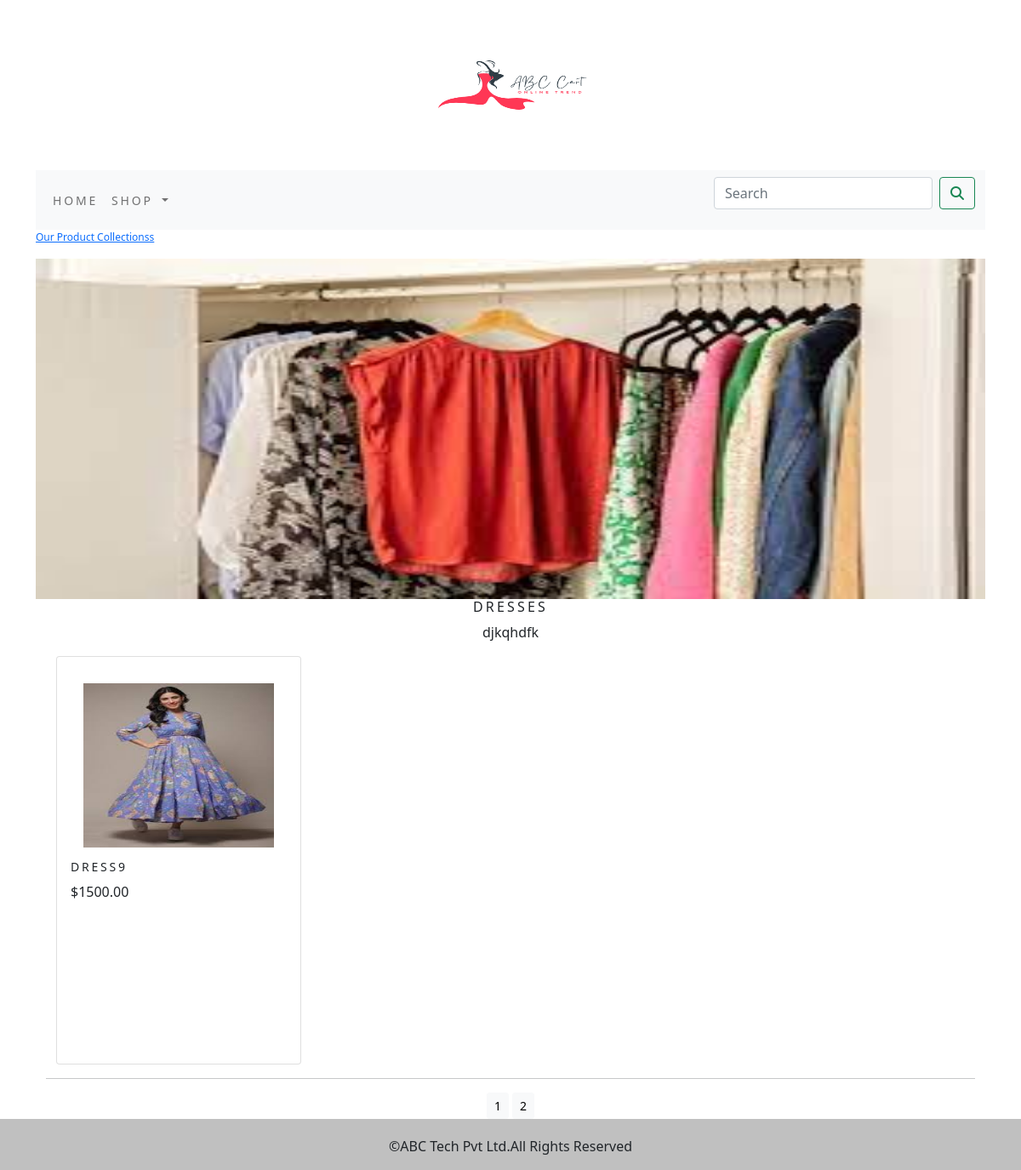
Screenshot of /shop/dresses/?page=2 with the database file from the repository.
### shop/models.py (models this page shows, shortened)
class Category(models.Model):
    name=models.CharField(max_length=250,unique=True)
    slug=models.SlugField(max_length=250,unique=True)
    desc=models.TextField(blank=True)
    image=models.ImageField(upload_to='category',blank=True)
    class Meta:
        ordering=('name',)
        verbose_name ='category'
        verbose_name_plural='categories'
    def get_url(self):
        return reverse('shop:products_by_category',args=[self.slug])

class Product(models.Model):
    name=models.CharField(max_length=250,unique=True)
    slug=models.SlugField(max_length=250,unique=True)
    desc=models.TextField(blank=True)
    price=models.DecimalField(max_digits=10,decimal_places=2)
    category=models.ForeignKey(Category,on_delete=models.CASCADE)
    image=models.ImageField(upload_to='product',blank=True)
    stock=models.IntegerField()
    available=models.BooleanField(default=True)
    created=models.DateTimeField(auto_now_add=True)
    updated=models.DateTimeField(auto_now=True)
    def get_url(self):
        return reverse('shop:proCatDetail',args=[self.category.slug,self.slug])
    class Meta:
        ordering = ('name',)
        verbose_name = 'product'
        verbose_name_plural = 'products'

### shop/views.py (the view)
# urls.py: path('',views.allProdCat,name='allProdCat'),
def allProdCat(request,c_slug=None):
    c_page=None
    products_list=None
    if c_slug != None:
        c_page=get_object_or_404(Category,slug=c_slug)
        products_list=Product.objects.all().filter(category=c_page,available=True)
    else:
        products_list= Product.objects.all().filter(available=True)
    paginator=Paginator(products_list,6)
    try:
        page=int(request.GET.get('page','1'))
    except:
        page=1
    try:
        products=paginator.page(page)
    except(EmptyPage,InvalidPage):
        products=paginator.page(paginator.num_pages)
    return render(request,"category.html",{'category':c_page,'products':products})

### cart/context_processors.py (called while the page is built)
def counter(request):
    item_count=0
    if 'admin' in request.path:
        return {}
    else:
        try:
            cart=Cart.objects.filter(cart_id=_cart_id(request))
            cart_items=CartItem.objects.filter(cart=cart[:1])
            for cart_item in cart_items:
                item_count += cart_item.quantity
        except Cart.DoesNotExist:
            item_count=0
    return dict(item_count=item_count)

### cart/views.py (called while the page is built)
def _cart_id(request):
    cart=request.session.session_key
    if not cart:
        cart=request.session.create()
    return cart

### shop/context_processors.py (called while the page is built)
def menu_links(request):
    links=Category.objects.all()
    return dict(links=links)

### templates/category.html (shortened to what this page needs)
{% extends 'base.html' %}
{% load static %}
{% block content %}
    {% if category %}
        <div>
            <div class="row my_row_class">
                <div class="mx-auto">
                    <p><a href="{% url 'shop:allProdCat' %}">Our Product Collectionss </a> </p>
                </div>
            </div>
        </div>
    {% endif %}
    <div class="mx-auto">
        {% if category %}
            <a href="{{category.get_url}}"><img class="my_image" src="{{category.image.url}}"  alt="{{category.name}}"></a>
            <br>
            <div>
                <h1 class="text-center my_title">{{category.name}}</h1>
                <p class="text-justify text-center">{{category.desc}}</p>
            </div>
        {% endif %}
    </div>
    <div class="container">
        <div class="row mx-auto">
            {% for product  in products.object_list %}
            <div class="my_bottom_margin col-9 col-sm-3 col lg 4">
                <div class="card" style="width:18rem; height:30rem;">
                    <div class="card-body">
                    <a href="{{product.get_url}}"> <img class="card-img-top my_image my_image_padding" src="{{product.image.url}}" alt="{{product.name}}"></a>
                        <h4 class="card-title">{{product.name}}</h4>
                        <p>${{product.price}}</p>
                    </div>
                </div>
            </div>
                {% endfor %}
        </div>
<div class="mx-auto">
    {% if products.paginator.num_pages > 1 %}
    <hr>
    <div class="text-center">
    {% for pg in products.paginator.page_range %}
        <a  href="?page={{pg}}" class="btn btn-light btn-sm {% if products.page_number == pg %} active {% endif %} ">{{pg}}</a>
    {% endfor %}
    </div>
    {% endif %}
</div>
</div>
{% endblock %}

### static/css/custom.css (style rules this page uses)
body { font-family: 'Crimson Text', serif; }
.my_row_class { padding-top=30px; }
.my_row_class .mx-auto { color:#FF0000; font-size:12px; }
.my_image { width:100%; height:50%; }
.my_title { font-size:16px; text-transform:uppercase; letter-spacing:.2em; }
.my_image_padding { padding:15px; }
.my_bottom_margin { margin_bottom:10px; }
.card-body h4 { font-size:14px; text-transform:uppercase; letter-spacing:.2em; }

### rows the page displays
Category: image (picture), name "DRESSES", desc "djkqhdfk"
Product: image (picture), name "DRESS9", price "1500.00"

### other values shown
{{ pg }} "1" "2"
